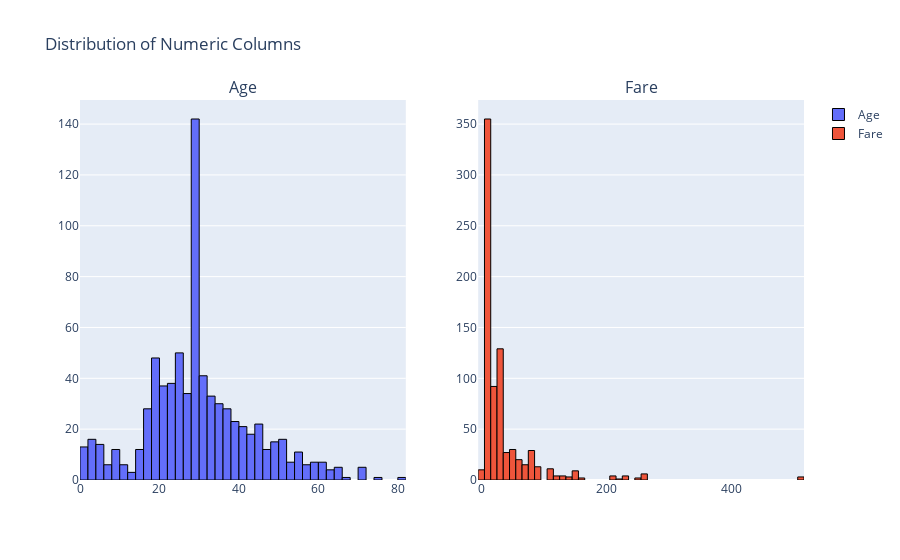

The notebook cell this image was saved under:
### Code cell
import plotly.subplots as sp
import plotly.graph_objects as go

fig = sp.make_subplots(rows=1, cols=len(num_cols), subplot_titles=num_cols)

for i, clo in enumerate(num_cols):
    fig.add_trace(
        go.Histogram(
            x=df[clo],
            name=clo,
            marker=dict(line=dict(color='black', width=1))
        ),
        row=1, col=i+1
    )

fig.update_layout(title_text="Distribution of Numeric Columns")
fig.show()

### Figure 1 — Plotly figure (JSON) as saved in the notebook; plotly's stock layout.template omitted (floating-point values rounded to 4 significant figures; data arrays with more than 128 entries replaced by an {"elided": "..."} marker saying what was removed)
{"data": [{"marker": {"line": {"color": "black", "width": 1}}, "name": "Age", "type": "histogram", "x": {"elided": "773 float values"}, "xaxis": "x", "yaxis": "y"}, {"marker": {"line": {"color": "black", "width": 1}}, "name": "Fare", "type": "histogram", "x": {"elided": "773 float values"}, "xaxis": "x2", "yaxis": "y2"}], "layout": {"annotations": [{"font": {"size": 16}, "showarrow": false, "text": "Age", "x": 0.225, "xanchor": "center", "xref": "paper", "y": 1, "yanchor": "bottom", "yref": "paper"}, {"font": {"size": 16}, "showarrow": false, "text": "Fare", "x": 0.775, "xanchor": "center", "xref": "paper", "y": 1, "yanchor": "bottom", "yref": "paper"}], "title": {"text": "Distribution of Numeric Columns"}, "xaxis": {"anchor": "y", "domain": [0, 0.45]}, "xaxis2": {"anchor": "y2", "domain": [0.55, 1]}, "yaxis": {"anchor": "x", "domain": [0, 1]}, "yaxis2": {"anchor": "x2", "domain": [0, 1]}}}
